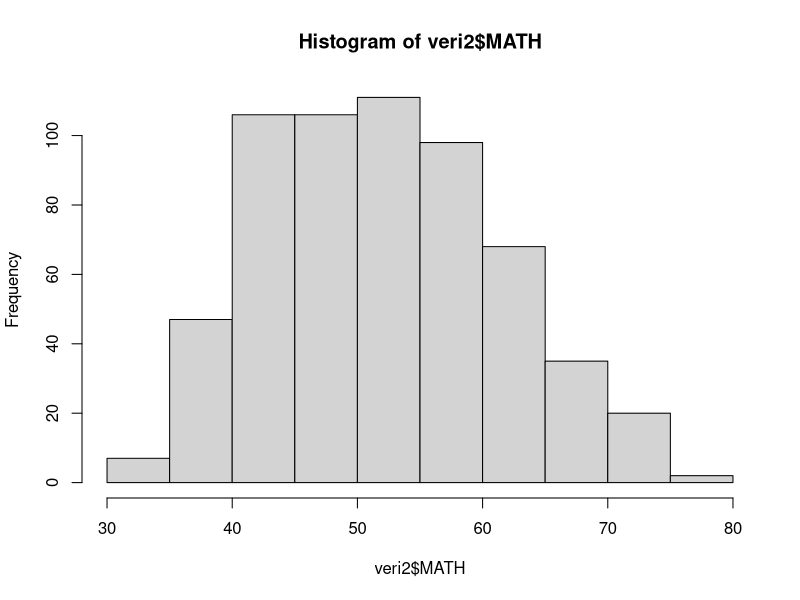
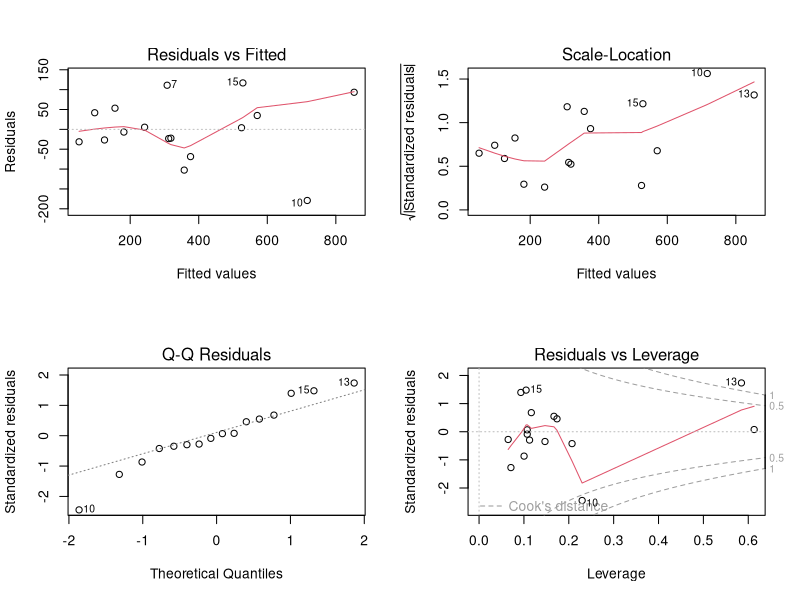

The R source for these figures, in order:
### Basit işlemler
2+3
2-3
2*3
2/3
2^3
sonuc<-2*3
sonuc
### Vektör ve matrisler
vektor<-c(2,3,1)
vektor
matris1<-matrix(c(2,3,1,1,2,2), nrow=2, ncol=3)
matris2<-matrix(c(2,3,1,1,2,2), nrow=3, ncol=2)
matris1
matris2
t(matris1)
matris1[1,]
matris1[,1]
matris1[1,2]
matris1+matris1
matris1*matris1
matris1%*%matris2

### Verinin okunması
veri1<-read.table(file="electrical_data.txt", header=TRUE)
### Veride bulunan başlıklar
names(veri1)
### Sadece ilgili başlığa ait verinin gösterimi
veri1$Capital_costs
### Veri ile basit işlemler
tmp1<-veri1$Capital_costs
tmp1
tmp2<-2*tmp1-30
tmp2

### SPSS veri dosyasının okunması
#install.packages("foreign")
library(foreign)
veri2<-read.spss("hsb.sav", to.data.frame=TRUE)
names(veri2)
### MATH verisi için histogram çizimi
hist(veri2$MATH)
### Normal dağılım testi: eğer p değeri 0.5ten küçükse normal dağılım yoktur
shapiro.test(veri2$MATH) 

### Regresyon analizi (http://www.r-tutor.com/elementary-statistics/simple-linear-regression)
### Help->lm fonksiyonu nasıl kullanılır 
fit<-lm(veri1$Capital_costs ~ veri1$Energy_costs + veri1$Electrical_output, data=veri1)
summary(fit)
### Model parametre-katsayıları (model coefficients)
coefficients(fit)
### Model parametre güven aralıkları (confidence intervals for model parameters)
confint(fit, level=0.95)
### Kestirim değerleri (predicted values)
fitted(fit)
### Artık değerleri (residuals)
residuals(fit) # residuals
### anova tablosu (anova table)
anova(fit) 
### varyans-kovaryans matrisi (covariance matrix for model parameters)
vcov(fit) 
### regresyon tanıları (regression diagnostics)
influence(fit)  
### regresyon tanı grafikleri (diagnostic plots)
layout(matrix(c(1,2,3,4),2,2))  
plot(fit)


